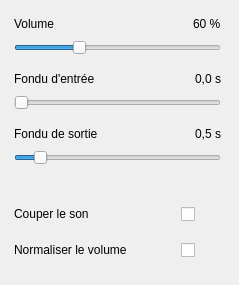
<?xml version="1.0" encoding="UTF-8"?>
<ui version="4.0">
 <class>AudioPage</class>
 <widget class="QWidget" name="audioPage" native="true">
  <layout class="QVBoxLayout" name="audioPageLayout">
   <property name="spacing">
    <number>0</number>
   </property>
   <property name="leftMargin">
    <number>0</number>
   </property>
   <property name="topMargin">
    <number>0</number>
   </property>
   <property name="rightMargin">
    <number>0</number>
   </property>
   <property name="bottomMargin">
    <number>0</number>
   </property>
   <item>
    <widget class="QScrollArea" name="audioPageScroll">
     <property name="frameShape">
      <enum>QFrame::NoFrame</enum>
     </property>
     <property name="horizontalScrollBarPolicy">
      <enum>Qt::ScrollBarAlwaysOff</enum>
     </property>
     <property name="widgetResizable">
      <bool>true</bool>
     </property>
     <widget class="QWidget" name="audioPageContent" native="true">
      <layout class="QVBoxLayout" name="audioPageContentLayout">
       <property name="spacing">
        <number>10</number>
       </property>
       <property name="leftMargin">
        <number>0</number>
       </property>
       <property name="topMargin">
        <number>0</number>
       </property>
       <property name="rightMargin">
        <number>4</number>
       </property>
       <property name="bottomMargin">
        <number>0</number>
       </property>
       <item>
        <widget class="QFrame" name="audioLevelsCard">
         <property name="role" stdset="0">
          <string>card</string>
         </property>
         <layout class="QVBoxLayout" name="audioLevelsCardLayout">
          <property name="spacing">
           <number>14</number>
          </property>
          <property name="leftMargin">
           <number>14</number>
          </property>
          <property name="topMargin">
           <number>14</number>
          </property>
          <property name="rightMargin">
           <number>14</number>
          </property>
          <property name="bottomMargin">
           <number>14</number>
          </property>
          <item>
           <layout class="QVBoxLayout" name="audioVolumeLayout">
            <property name="spacing">
             <number>6</number>
            </property>
            <item>
             <layout class="QHBoxLayout" name="audioVolumeHeaderLayout">
              <item>
               <widget class="QLabel" name="audioVolumeLabel">
                <property name="text">
                 <string>Volume</string>
                </property>
                <property name="role" stdset="0">
                 <string>field</string>
                </property>
               </widget>
              </item>
              <item>
               <spacer name="audioVolumeSpacer">
                <property name="orientation">
                 <enum>Qt::Horizontal</enum>
                </property>
                <property name="sizeHint" stdset="0">
                 <size>
                  <width>40</width>
                  <height>20</height>
                 </size>
                </property>
               </spacer>
              </item>
              <item>
               <widget class="QLabel" name="audioVolumeValue">
                <property name="text">
                 <string>60 %</string>
                </property>
                <property name="role" stdset="0">
                 <string>value</string>
                </property>
               </widget>
              </item>
             </layout>
            </item>
            <item>
             <widget class="QSlider" name="audioVolumeSlider">
              <property name="orientation">
               <enum>Qt::Horizontal</enum>
              </property>
              <property name="minimum">
               <number>0</number>
              </property>
              <property name="maximum">
               <number>200</number>
              </property>
              <property name="value">
               <number>60</number>
              </property>
             </widget>
            </item>
           </layout>
          </item>
          <item>
           <layout class="QVBoxLayout" name="audioFadeInLayout">
            <property name="spacing">
             <number>6</number>
            </property>
            <item>
             <layout class="QHBoxLayout" name="audioFadeInHeaderLayout">
              <item>
               <widget class="QLabel" name="audioFadeInLabel">
                <property name="text">
                 <string>Fondu d'entrée</string>
                </property>
                <property name="role" stdset="0">
                 <string>field</string>
                </property>
               </widget>
              </item>
              <item>
               <spacer name="audioFadeInSpacer">
                <property name="orientation">
                 <enum>Qt::Horizontal</enum>
                </property>
                <property name="sizeHint" stdset="0">
                 <size>
                  <width>40</width>
                  <height>20</height>
                 </size>
                </property>
               </spacer>
              </item>
              <item>
               <widget class="QLabel" name="audioFadeInValue">
                <property name="text">
                 <string>0,0 s</string>
                </property>
                <property name="role" stdset="0">
                 <string>value</string>
                </property>
               </widget>
              </item>
             </layout>
            </item>
            <item>
             <widget class="QSlider" name="audioFadeInSlider">
              <property name="orientation">
               <enum>Qt::Horizontal</enum>
              </property>
              <property name="minimum">
               <number>0</number>
              </property>
              <property name="maximum">
               <number>50</number>
              </property>
              <property name="value">
               <number>0</number>
              </property>
             </widget>
            </item>
           </layout>
          </item>
          <item>
           <layout class="QVBoxLayout" name="audioFadeOutLayout">
            <property name="spacing">
             <number>6</number>
            </property>
            <item>
             <layout class="QHBoxLayout" name="audioFadeOutHeaderLayout">
              <item>
               <widget class="QLabel" name="audioFadeOutLabel">
                <property name="text">
                 <string>Fondu de sortie</string>
                </property>
                <property name="role" stdset="0">
                 <string>field</string>
                </property>
               </widget>
              </item>
              <item>
               <spacer name="audioFadeOutSpacer">
                <property name="orientation">
                 <enum>Qt::Horizontal</enum>
                </property>
                <property name="sizeHint" stdset="0">
                 <size>
                  <width>40</width>
                  <height>20</height>
                 </size>
                </property>
               </spacer>
              </item>
              <item>
               <widget class="QLabel" name="audioFadeOutValue">
                <property name="text">
                 <string>0,5 s</string>
                </property>
                <property name="role" stdset="0">
                 <string>value</string>
                </property>
               </widget>
              </item>
             </layout>
            </item>
            <item>
             <widget class="QSlider" name="audioFadeOutSlider">
              <property name="orientation">
               <enum>Qt::Horizontal</enum>
              </property>
              <property name="minimum">
               <number>0</number>
              </property>
              <property name="maximum">
               <number>50</number>
              </property>
              <property name="value">
               <number>5</number>
              </property>
             </widget>
            </item>
           </layout>
          </item>
         </layout>
        </widget>
       </item>
       <item>
        <widget class="QFrame" name="audioOptionsCard">
         <property name="role" stdset="0">
          <string>card</string>
         </property>
         <layout class="QVBoxLayout" name="audioOptionsCardLayout">
          <property name="spacing">
           <number>14</number>
          </property>
          <property name="leftMargin">
           <number>14</number>
          </property>
          <property name="topMargin">
           <number>14</number>
          </property>
          <property name="rightMargin">
           <number>14</number>
          </property>
          <property name="bottomMargin">
           <number>14</number>
          </property>
          <item>
           <layout class="QHBoxLayout" name="muteLayout">
            <item>
             <widget class="QLabel" name="muteLabel">
              <property name="text">
               <string>Couper le son</string>
              </property>
              <property name="role" stdset="0">
               <string>field</string>
              </property>
             </widget>
            </item>
            <item>
             <spacer name="muteSpacer">
              <property name="orientation">
               <enum>Qt::Horizontal</enum>
              </property>
              <property name="sizeHint" stdset="0">
               <size>
                <width>40</width>
                <height>20</height>
               </size>
              </property>
             </spacer>
            </item>
            <item>
             <widget class="ToggleSwitch" name="muteToggle">
              <property name="minimumSize">
               <size>
                <width>40</width>
                <height>22</height>
               </size>
              </property>
              <property name="maximumSize">
               <size>
                <width>40</width>
                <height>22</height>
               </size>
              </property>
             </widget>
            </item>
           </layout>
          </item>
          <item>
           <layout class="QHBoxLayout" name="normalizeLayout">
            <item>
             <widget class="QLabel" name="normalizeLabel">
              <property name="text">
               <string>Normaliser le volume</string>
              </property>
              <property name="role" stdset="0">
               <string>field</string>
              </property>
             </widget>
            </item>
            <item>
             <spacer name="normalizeSpacer">
              <property name="orientation">
               <enum>Qt::Horizontal</enum>
              </property>
              <property name="sizeHint" stdset="0">
               <size>
                <width>40</width>
                <height>20</height>
               </size>
              </property>
             </spacer>
            </item>
            <item>
             <widget class="ToggleSwitch" name="normalizeToggle">
              <property name="minimumSize">
               <size>
                <width>40</width>
                <height>22</height>
               </size>
              </property>
              <property name="maximumSize">
               <size>
                <width>40</width>
                <height>22</height>
               </size>
              </property>
             </widget>
            </item>
           </layout>
          </item>
         </layout>
        </widget>
       </item>
       <item>
        <spacer name="audioPageBottomSpacer">
         <property name="orientation">
          <enum>Qt::Vertical</enum>
         </property>
         <property name="sizeHint" stdset="0">
          <size>
           <width>20</width>
           <height>10</height>
          </size>
         </property>
        </spacer>
       </item>
      </layout>
     </widget>
    </widget>
   </item>
  </layout>
 </widget>
 <customwidgets>
  <customwidget>
   <class>ToggleSwitch</class>
   <extends>QCheckBox</extends>
   <header>view.widgets.toggle_switch</header>
  </customwidget>
 </customwidgets>
 <resources/>
 <connections/>
</ui>
